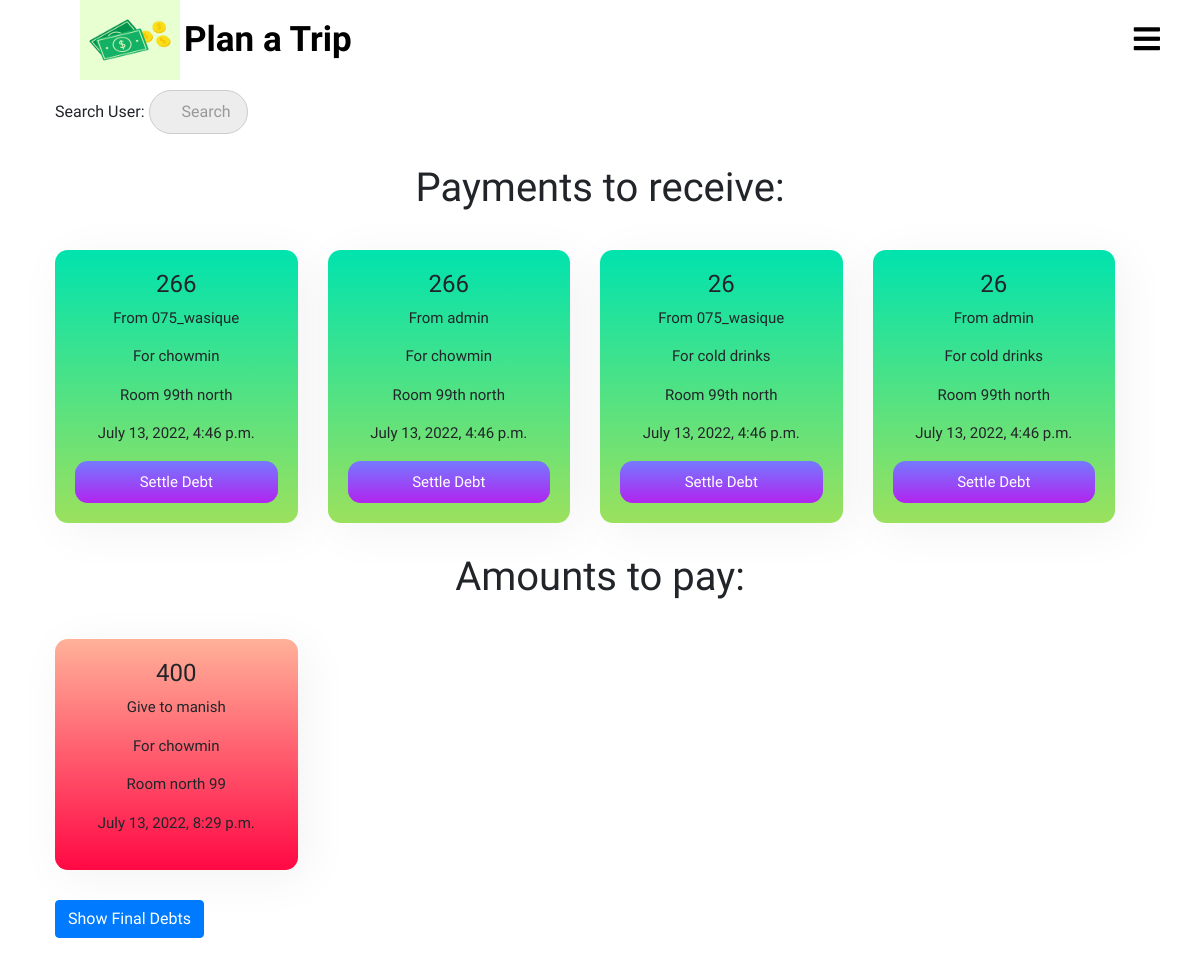
/splitter/my_debts/ (signed in), run on the app's committed database.
### splitter/models.py (models this page shows, shortened)
class debt(models.Model):
    room = models.ForeignKey(room,on_delete = models.CASCADE, related_name = 'room_debts')
    transaction = models.ForeignKey(transaction, on_delete = models.CASCADE, related_name = 'transactions_debt')
    sender = models.ForeignKey(User, on_delete = models.CASCADE, related_name = 'transaction_sender')
    receiver = models.ForeignKey(User, on_delete= models.CASCADE, related_name = 'transaction_receiver')
    amount = models.IntegerField()

class User(AbstractUser):
    pass

class transaction(models.Model):
    room = models.ForeignKey(room, on_delete = models.CASCADE, related_name = 'room_transaction')
    amount = models.IntegerField()
    reason = models.CharField(max_length = 250)
    created_at = models.DateTimeField(auto_now=True)
    payer = models.ForeignKey(User, on_delete = models.CASCADE, related_name = 'transaction_payer')
    splitters = models.ManyToManyField(User, related_name = "transaction_members")

class room(models.Model):
    creater = models.ForeignKey(User,on_delete=models.CASCADE,related_name="creater")
    name = models.CharField(max_length=250)
    members = models.ManyToManyField(User,through="room_members")

### splitter/views.py (the view, shortened to what this page needs)
# urls.py: path('my_debts/',views.my_debts,name="my_debts"),
def my_debts(request):
    income = debt.objects.filter(receiver=request.user)
    expense = debt.objects.filter(sender=request.user)
    query = request.GET.get("q", None)
    return render(request,'splitter/my_debts.html',{'incomes':income,'expenses':expense})

### templates/splitter/my_debts.html (shortened to what this page needs)
{% extends 'splitter/base.html' %}
{% load static %}
{% block css %}
  <link rel="stylesheet" href="{% static 'css/mysearchbar.css' %}">
  <link rel="stylesheet" href="{% static 'css/my_debts.css' %}">
{% endblock %}
{% block content %}
<div class="container">
  <div class="my-debts-info">
    <form method='GET' action="{% url 'splitter:my_debts' %}">
      <p>Search User: <input type='search' name='q' placeholder='Search'></p>
    </form>
    <div class="my-debts-income">
      <h1>Payments to receive:</h1>
      <div class="row">
         {% if incomes.count == 0 %}
         <h4>No payments to receive!!!</h4>
         {% else %}
        {% for income in incomes %}
        <div class="col-lg-3 col-md-4 col-sm-6 col-12">
          <div class="my-debts-income-info">
            <h4>{{ income.amount }}</h4>
            <p>From {{ income.sender.username }}</p>
            <p>For {{ income.transaction.reason }}</p>
            <p>Room {{ income.room.name }}</p>
            <p>{{ income.transaction.created_at }}</p>
            <a href="{% url 'splitter:delete_debt' pk=income.pk %}" data-target="#{{ income.sender.username }}_{{ income.pk }}" data-toggle="modal">
              <div class="settle-debt-button">
                Settle Debt
              </div>
            </a>
          </div>
        </div>
        {% endfor %}
        {% endif %}
      </div>
    </div>
    <div class="my-debts-expense">
      <h1>Amounts to pay:</h1>
      <div class="row">
        {% if expenses.count == 0 %}
        <h4>No amounts to pay!!!</h4>
        {% else %}
        {% for expense in expenses %}
        <div class="col-lg-3 col-md-4 col-sm-6 col-12">
          <div class="my-debts-expense-info">
            <h4>{{ expense.amount }}</h4>
            <p>Give to {{ expense.receiver.username }}</p>
            <p>For {{ expense.transaction.reason }}</p>
            <p>Room {{ expense.room.name }}</p>
            <p>{{ expense.transaction.created_at }}</p>
          </div>
        </div>
        {% endfor %}
        {% endif %}
      </div>
    </div>
    <a href="{% url 'splitter:final_settlements' %}" class="btn btn-primary final-debts-button">Show Final Debts</a>
  </div>
  </div>
{% endblock %}

### static/css/home_page.css (style rules this page uses)
* { padding: 0; margin: 0; text-decoration: none; list-style: none; box-sizing: border-box; font-family: 'Merienda One', cursive; }
body,html { overflow-x: hidden; }
:root { var(--IndianRed): #db575b; var(--Aqua): #99ffe4; var(--MiddleBlue): #88cfd3; var(--SteelBlue): #578bb2; var(--BdazzledBlue): #345c98; var(--DarkButton): linear-gradient(to top, #30cfd0 0%, #330867 100%); var(--LightButton): linear-gradient(to top, #48c6ef 0%, #6f86d6 100%); var(--RedButton): linear-gradient(45deg, #874da2 0%, #c43a30 100%); }

### static/css/my_debts.css (style rules this page uses)
* { margin: 0; padding: 0; }
body,html { margin: 0px; padding: 0; }
.my-debts-info { margin: 0; margin-bottom: 20px; padding: 10px; }
.my-debts-info .my-debts-income { text-align: center; margin: 30px 0px; justify-content: center; }
.my-debts-info .my-debts-expense { text-align: center; margin: 30px 0px; justify-content: center; }
.my-debts-info .my-debts-income .row { width: 100%; }
.my-debts-info .my-debts-expense .row { width: 100%; }
.my-debts-income-info { margin-top: 30px; padding: 20px; box-shadow: .5rem .5rem 3rem 1px rgba(0,0,0,.05); background-image: linear-gradient(to top, #9be15d 0%, #00e3ae 100%); border-radius: .8rem; text-align: center; font-size: 15px; }
.my-debts-expense-info { margin-top: 30px; padding: 20px; box-shadow: .5rem .5rem 3rem 1px rgba(0,0,0,.05); background-image: linear-gradient(to top, #ff0844 0%, #ffb199 100%); border-radius: .8rem; text-align: center; font-size: 15px; }
.my-debts-income-info .settle-debt-button { width: 100%; background-image: linear-gradient(to top, #b224ef 0%, #7579ff 100%); text-align: center; padding: 10px 0px; color: white; text-decoration: none; border-radius: .8rem; }

### data on the page
debt: amount "266", sender.username "075_wasique", transaction.reason "chowmin", room.name "99th north", transaction.created_at "July 13, 2022, 4:46 p.m."
debt: amount "266", sender.username "admin", transaction.reason "chowmin", room.name "99th north", transaction.created_at "July 13, 2022, 4:46 p.m."
debt: amount "26", sender.username "075_wasique", transaction.reason "cold drinks", room.name "99th north", transaction.created_at "July 13, 2022, 4:46 p.m."
debt: amount "26", sender.username "admin", transaction.reason "cold drinks", room.name "99th north", transaction.created_at "July 13, 2022, 4:46 p.m."
debt: amount "400", receiver.username "manish", transaction.reason "chowmin", room.name "north 99", transaction.created_at "July 13, 2022, 8:29 p.m."
